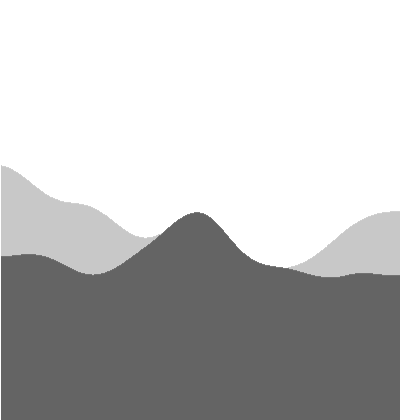
Frame 1 (no input)
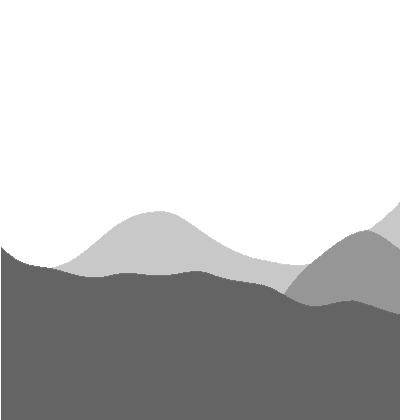
Frame 60 (the mouse pressed at the canvas centre just before this capture)
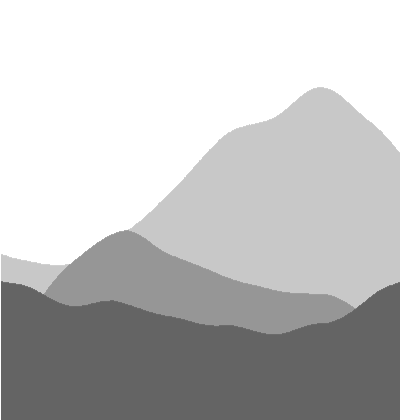
Frame 120 (the mouse held since frame 60 and released just before this capture)

The Processing sketch that drew these frames (run headless with seeded random() and noise(); from frame 60 on, the mouse is pressed at the canvas centre):

// Processing sketch: processing_73849
// ── processing_73849.pde

float p;
void setup(){size(400,420);}
void draw(){background(255);p+=.01;for(int i=0;i<3;i++){for(float x=1;x<width;x++){stroke(200-i*50);line(x,height,x,height-noise(10*i+p+x/width)*(height-10*i));}}}
